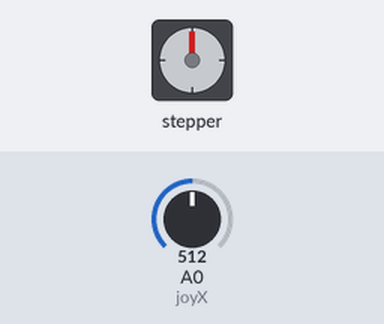
This sketch was run on a simulated Arduino Uno, built with avr-gcc and run on an emulated ATmega328P. On the bench: stepper motor. Inputs (shaded band) come from the test bench; at power-on: A0 (joyX) = 512. Stepper angles assume 2048 steps per turn; what the sketch prints to the serial monitor is not drawn.

Above: at 1.2 s.
1.3 s: A0 (joyX) set to 588
2.8 s: A0 (joyX) set to 609
At 3.25 s:
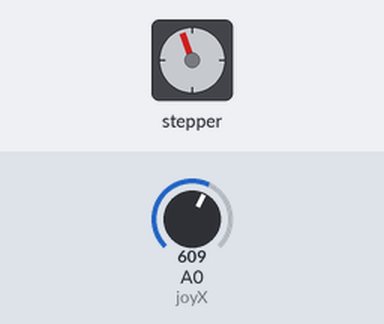
At 3.85 s:
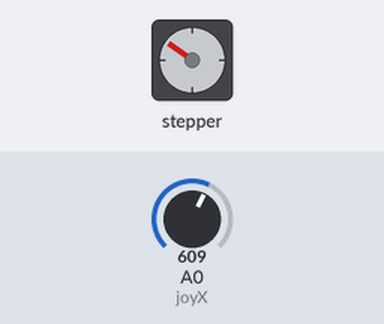
5.8 s: A0 (joyX) set to 390
At 6.48 s:
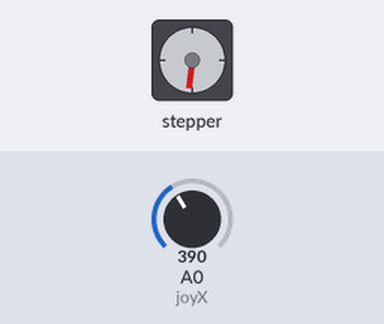
Timing chart, 0 to 20.8 s (numbered marks = the images above; inputs shaded):
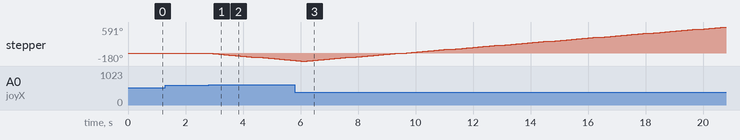

Measured:
- the behaviour switches between 600 and 601 on A0 (joyX) (found by bisection; images 0 and 1)
- after the input at 1.3 s, every drawn part: stays the same
- after the input at 2.8 s, stepper: keeps turning counter-clockwise at about 56°/s, starting at once

The sketch:

buoc-joystick.ino
```cpp
#include <Stepper.h>

int joyX = 0;

#define BUOC 2048
Stepper stp(BUOC, 8, 10, 9, 11);

void setup() {
  Serial.begin(9600);
  stp.setSpeed(10);
}

void loop() {
  int x = analogRead(joyX);

  if (x < 400) {
    Serial.println("Quay thuận 90 độ");
    stp.step((90.0 / 360.0) * BUOC);
  }

  if (x > 600) {
    Serial.println("Quay ngược 90 độ");
    stp.step((-90.0 / 360.0) * BUOC);
  }

  delay(200);
}

/*
Cách lắp:
- Joystick:
    + Trục X -> A0
    + VCC -> 5V
    + GND -> GND
- ULN2003:
    + IN1 -> D8
    + IN2 -> D9
    + IN3 -> D10
    + IN4 -> D11
*/
```
